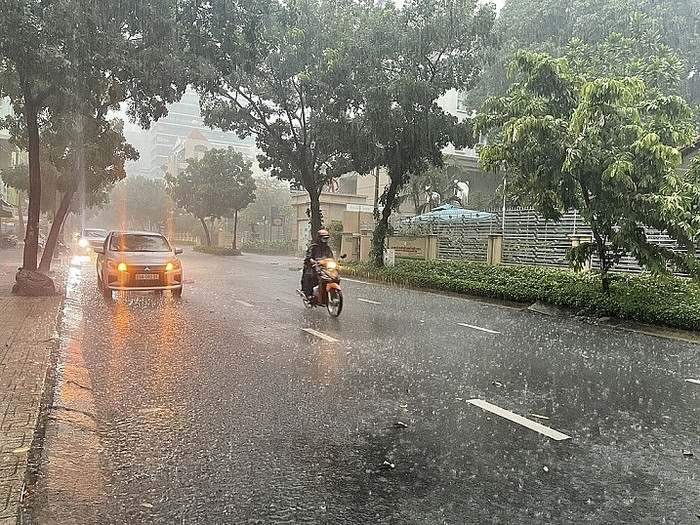
#> input picture Test4.png, 700 x 525 px
$ python test4.py
#> lines starting #> are read from the running program, lines starting #| are printed output that depends on the picture; after the words box and inside, x2 and y2 are one past the last pixel; in counts of white or black regions, pixels touching at a corner belong together
import cv2                                      #nhap vao thu vien cv2
import numpy as np                              #nhan numpy duoi dang np
img = cv2.imread('Test4.png')                   #doc vao hinh anh
#> img is the input picture: shape (525, 700, 3); mean B, G, R 110.9, 123.7, 126.6
gray = cv2.cvtColor(img, cv2.COLOR_BGR2GRAY)    #chuyen doi hinh anh thanh hinh anh co tham do xam de giam do phuc tap khi su dung filter Canny
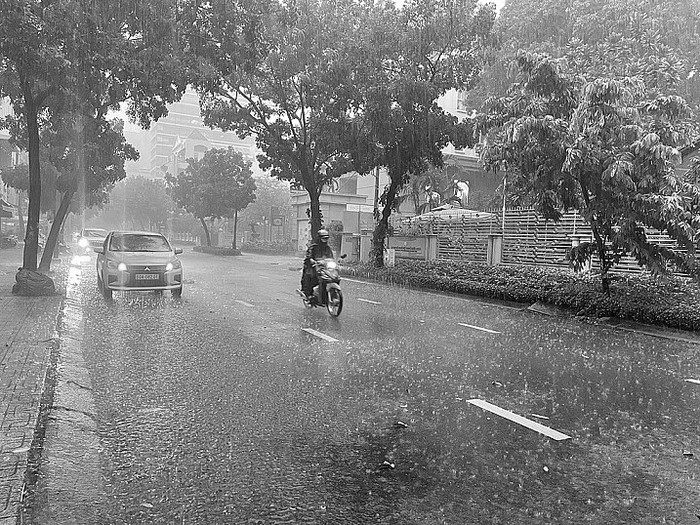
#> gray: shape (525, 700); min 0, max 255, mean 123.1
l_th = 700                                     #low threshold cua filter Canny
u_th = l_th + 50                        #high threshold cua filter Canny
edges = cv2.Canny(gray, l_th, u_th, apertureSize=3)  # filter phat hien canh
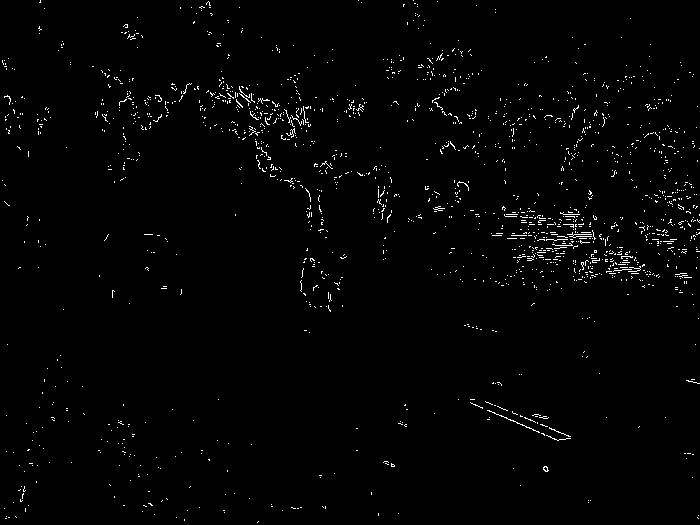
#> edges: shape (525, 700); 1.4% white in thin lines or dots
# cv2.imshow('ed', edges)
# cv2.waitKey(0)
lines = cv2.HoughLines(edges, 1, np.pi / 180, 77) # thuat toan Hough Line Transform
#> lines = [[187, 1.97]]
if lines is not None:
    for line in lines:
        rho,theta = line[0]
        a = np.cos(theta)
        b = np.sin(theta)
        x0 = a * rho
        y0 = b * rho
        # x1 stores the rounded off value of (r * cos(theta) - 1000 * sin(theta))
        x1 = int(x0 + 1000 * (-b))
        # y1 stores the rounded off value of (r * sin(theta) + 1000 * cos(theta))
        y1 = int(y0 + 1000 * a)
        # x2 stores the rounded off value of (r * cos(theta) + 1000 * sin(theta))
        x2 = int(x0 - 1000 * (-b))
        # y2 stores the rounded off value of (r * sin(theta) - 1000 * cos(theta))
        y2 = int(y0 - 1000 * a)
        cv2.line(img, (x1,y1), (x2,y2), (0, 0, 255), 2) #vector dau ra voi hai phan tu r, theta
#> this loop made 1 pass
#> (rho, theta, a, b, x0, y0, x1, y1) on pass 1: (187, 1.97, -0.391, 0.921, -73.07, 172.1, -993, -218)
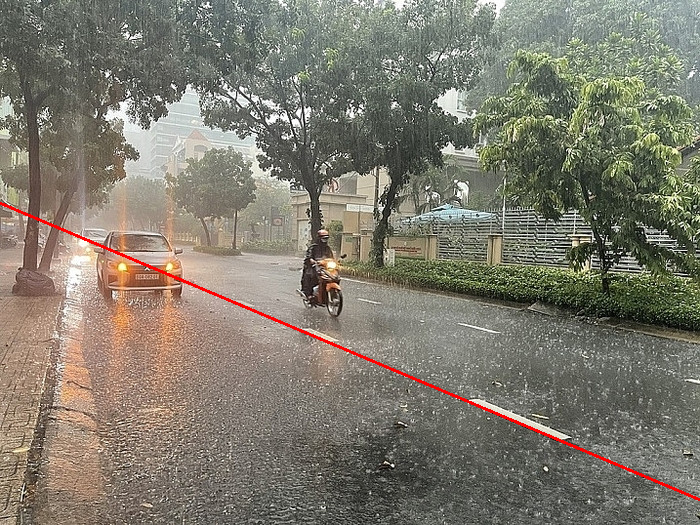
#> img: shape (525, 700, 3); 0.6% of pixels changed, all inside (x1, y1, x2, y2) = (0, 202, 700, 501)

cv2.imshow('image', img)    #show ket qua la hinh anh voi cac duong thang
k = cv2.waitKey(0)
#> (key Esc is pressed here)
cv2.destroyAllWindows()
